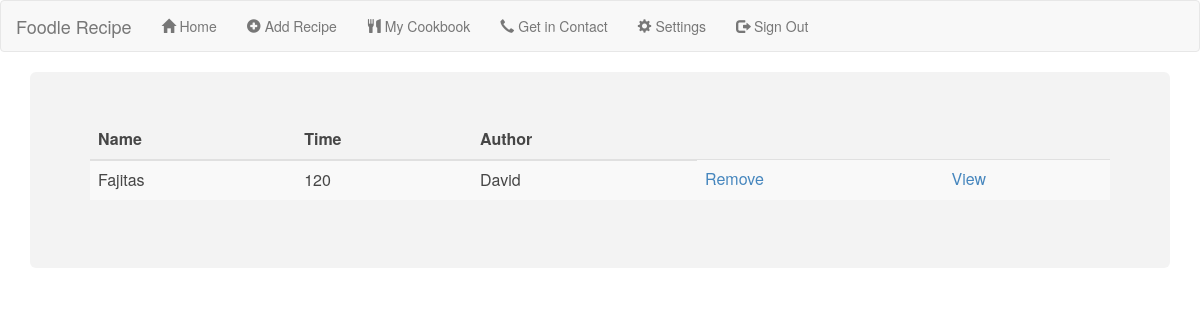
The app's page /website/mycookbook.php (signed in) with its own data.
### tables this page shows
CREATE TABLE `rdetails` (
  `Id` int(11) NOT NULL,
  `rname` varchar(60) DEFAULT NULL,
  `rauthor` varchar(20) DEFAULT NULL,
  `rtime` varchar(5) DEFAULT NULL,
  `rinstructions` varchar(1000) DEFAULT NULL,
  `ringredients` varchar(1000) DEFAULT NULL,
  `rimage` varchar(100) DEFAULT NULL
);

### website/mycookbook.php (the view, shortened to what this page needs)
<html>
<head>
  <link rel="stylesheet" href="http://maxcdn.bootstrapcdn.com/bootstrap/3.3.7/css/bootstrap.min.css">
  <link href="stylesheet.css" rel="stylesheet" type="text/css"/>
  <?php
    require "conn.php";
  ?>
</head>
<body class="image">
  <div class="container">
    <div class="jumbotron">
    <?php
      $searchterm = $_SESSION['username'];
      $stmt=$conn->prepare("select * from foodlerecipe.rdetails where rauthor = ?");
      $stmt->bind_param("s",$searchterm);
      $stmt->execute();
      $result=$stmt->get_result();
      ?>
      <table class='table table-striped table-hover'>
        <thead>
          <th>Name</th>
          <th>Time</th>
          <th>Author</th>
        </thead>
      <?php
      if($result->num_rows>0)
      {
        while($row=$result->fetch_assoc())
        {
          echo "<tr>";
          echo "<td>" . $row["rname"] . "</td>";
          echo "<td>" . $row["rtime"] . "</td>";
          echo "<td>" . $row["rauthor"] . "</td>";
          echo "<td>" . "<a href='removeRecipeScript.php?id=" . $row["Id"] ."'>Remove" ."</td>";
          echo "<td>" . "<a href='displayRecipe.php?id=" . $row["Id"] ."'>View" ."</td>";
          echo "</tr>";
        }
      }
      ?>
      </table>
    </div>
  </div>
</body>
</html>

### website/stylesheet.css (style rules this page uses)
.image { background-image: url("foodbackground.jpg"); background-size: cover; background-repeat: none; }
.container { opacity: 0.9; }
.jumbotron { background-color:#f2f2f2; }

### records on screen
rdetails: rname "Fajitas", rtime "120", rauthor "David"
